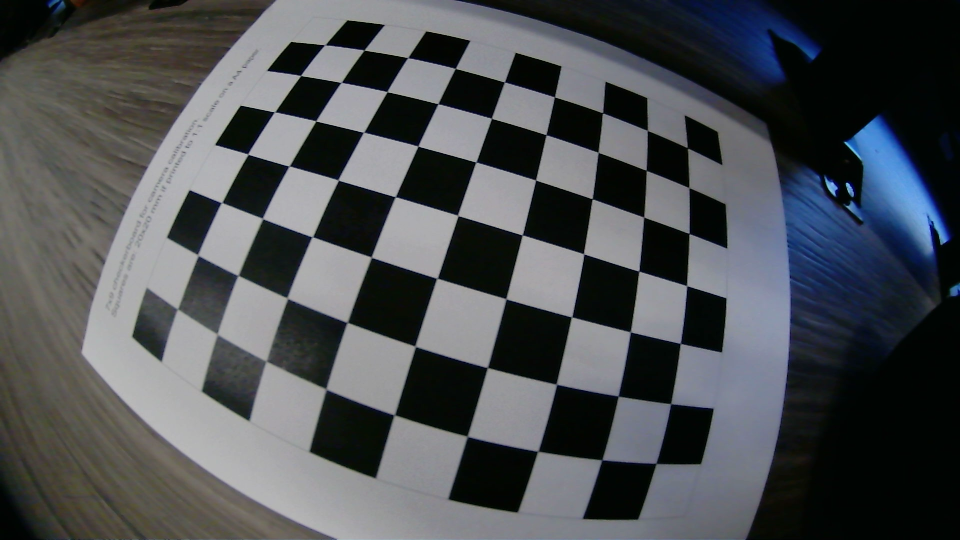
#> input picture camera_0/calib_imgs/0.png, 1920 x 1080 px (shown at 1/2 size); its folder holds only this picture in this run
$ python calib_mat.py
#> lines starting #> are read from the running program, lines starting #| are printed output that depends on the picture; after the words box and inside, x2 and y2 are one past the last pixel; in counts of white or black regions, pixels touching at a corner belong together; long printed decimals are rounded
import numpy as np
import cv2 as cv
import glob
import argparse

parser = argparse.ArgumentParser(description='Camera Calibration using Chessboard Patterns with Fisheye Model')
parser.add_argument('--camid', type=int, default=0, help='Camera ID for saving calibration results')
parser.add_argument('--imgsave', type=bool, default=False, help='Flag to save undistorted images')
args = parser.parse_args()

def combine_frames(frames, layout="horizontal"):
    valid_frames = [f for f in frames if f is not None]
    if not valid_frames:
        return None
    min_h = min(f.shape[0] for f in valid_frames)
    min_w = min(f.shape[1] for f in valid_frames)
    resized = [cv.resize(f, (min_w, min_h)) for f in valid_frames]
    return cv.hconcat(resized) if layout == "horizontal" else cv.vconcat(resized)

# termination criteria
criteria = (cv.TERM_CRITERIA_EPS + cv.TERM_CRITERIA_MAX_ITER, 30, 1e-6)

# Prepare object points — note: pattern size = (columns, rows) of INNER CORNERS
# If your checkerboard has 8x10 squares, you should use (7,9)
pattern_size = (7, 9)
square_size = 20.0  # mm

# object points in 3D
objp = np.zeros((np.prod(pattern_size), 1, 3), np.float32)
objp[:, 0, :2] = np.mgrid[0:pattern_size[0], 0:pattern_size[1]].T.reshape(-1, 2)
objp *= square_size

objpoints = []  # 3D points in real world
imgpoints = []  # 2D points in image plane

images = glob.glob(f"camera_{args.camid}/calib_imgs/*.png")

for fname in images:
    img = cv.imread(fname)
#> img is the input picture: shape (1080, 1920, 3); mean B, G, R 83, 79.8, 76.7
    gray = cv.cvtColor(img, cv.COLOR_BGR2GRAY)
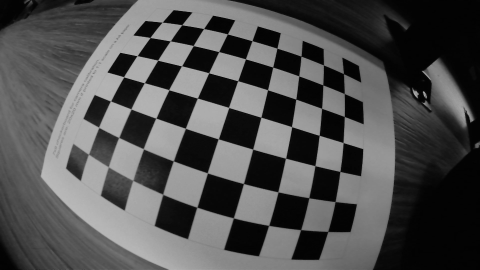
#> gray: shape (1080, 1920) (shown at 1/4 size); min 0, max 192, mean 79.3

    # Detect inner corners
    ret, corners = cv.findChessboardCorners(gray, pattern_size, None)
#> ret = True; corners = 63 rows, first 8: [355.5, 618.5], [396.3, 510.7], [442.5, 406], [496.4, 308.7], [547.5, 223.7], [601.4, 151.4], [650.5, 90], [434, 668]

    if ret:
        # Refine corner locations
        corners2 = cv.cornerSubPix(gray, corners, (11, 11), (-1, -1), criteria)
#> corners2 = 63 rows, first 8: [355.4, 618.4], [396.3, 510.4], [443.7, 405.5], [496.2, 308.6], [549.6, 224.2], [601.5, 151.5], [650.2, 90.23], [434.8, 668.5]
        imgpoints.append(corners2)
        objpoints.append(objp)

        cv.drawChessboardCorners(img, pattern_size, corners2, ret)
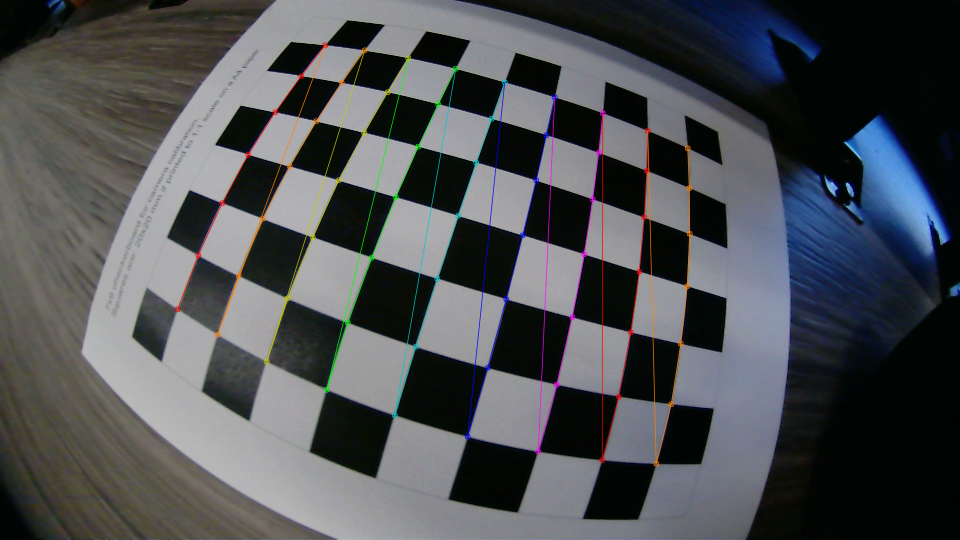
#> img: shape (1080, 1920, 3) (shown at 1/2 size); 1.81% of pixels changed, all inside (x1, y1, x2, y2) = (349, 84, 1386, 934)
        cv.imshow('Calib: ' + fname, img)
        cv.waitKey(0)

cv.destroyAllWindows()

# --- Correct fisheye calibration flags ---
flags = (cv.fisheye.CALIB_RECOMPUTE_EXTRINSIC +
         cv.fisheye.CALIB_FIX_SKEW)

# --- Perform fisheye calibration ---
rms, K, D, rvecs, tvecs = cv.fisheye.calibrate(
    objpoints,
    imgpoints,
    gray.shape[::-1],
    None,
    None,
    flags=flags,
    criteria=criteria
)
#> rms = 0.621; K = [[739, 0, 966.7], [0, 740.1, 464.6], [0, 0, 1]]; D = [-0.0669, 0.209, -0.427, 0.277]; rvecs = ([-0.252, -0.344, -1.26],); tvecs = ([-100, 25.19, 86.07],)

print("RMS:", rms)
#| RMS: 0.6215
print("Camera matrix K:\n", K)
#| Camera matrix K:
#|  [[739.046   0.         966.683 ]
#|  [  0.         740.116 464.619 ]
#|  [  0.           0.           1.        ]]
print("Distortion coefficients D:\n", D.ravel())
#| Distortion coefficients D:
#|  [-0.0669  0.2089 -0.4275  0.2767]

# --- Prepare undistortion maps ---
h, w = gray.shape[:2]
Knew = K.copy()
#> Knew = [[739, 0, 966.7], [0, 740.1, 464.6], [0, 0, 1]]
Knew[(0,1), (0,1)] = K[(0,1), (0,1)] * 0.8
map1, map2 = cv.fisheye.initUndistortRectifyMap(K, D, np.eye(3), Knew, (w,h), cv.CV_16SC2)
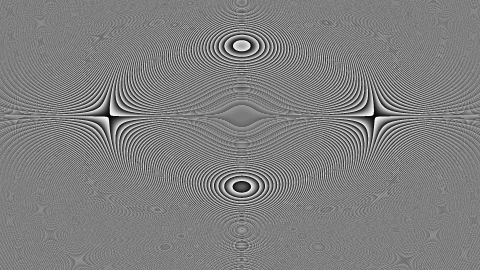
#> map2: shape (1080, 1920) uint16 (shown at 1/4 size); min 0, max 1023, mean 511.3; drawn with min black and max white

# --- Undistortion ---
for fname in images:
    img = cv.imread(fname)
    undistorted = cv.remap(img, map1, map2, cv.INTER_LINEAR)
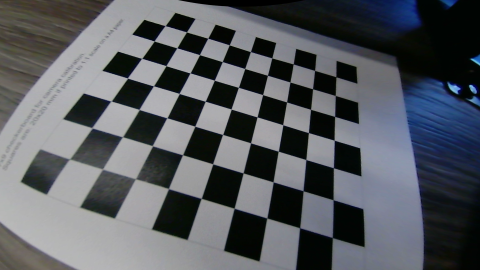
#> undistorted: shape (1080, 1920, 3) (shown at 1/4 size); mean B, G, R 96.4, 91.3, 87.9
    combined = combine_frames([img, undistorted])
#> in combine_frames, `valid_frames = [f for f in frames if f is not None]`: valid_frames = 2 items
#> in combine_frames, `min_h = min(f.shape[0] for f in valid_frames)`: min_h = 1080
#> in combine_frames, `min_w = min(f.shape[1] for f in valid_frames)`: min_w = 1920
#> in combine_frames, `resized = [cv.resize(f, (min_w, min_h)) for f in valid_frames]`: resized = 2 items
#> in combine_frames, `return cv.hconcat(resized) if layout == "horizontal" else cv.vconcat(r..`:
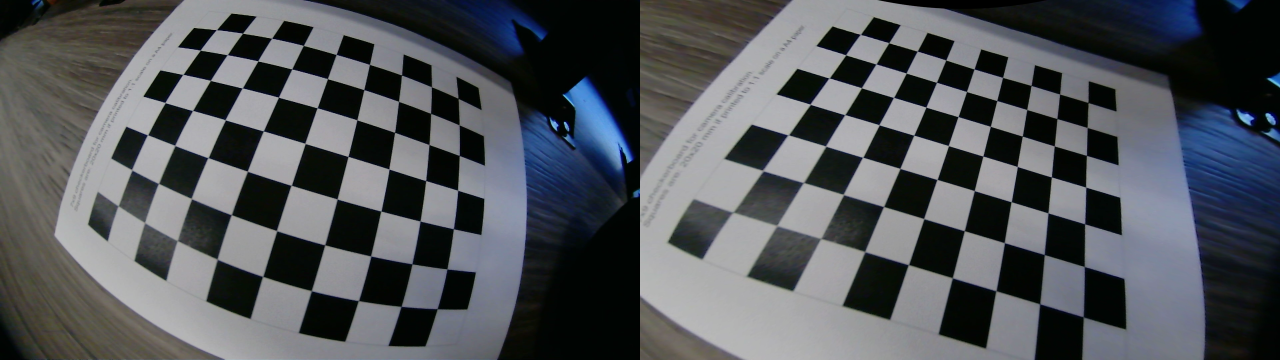
#> returned value: shape (1080, 3840, 3) (shown at 1/3 size); mean of channels 0, 1, 2 89.7, 85.5, 82.3; drawn as B, G, R
    cv.imshow(fname, combined)
    cv.waitKey(0)
    if args.imgsave:
        wname = fname.split('/')[-1]
        cv.imwrite(f"camera_{args.camid}/calib_results/{wname}", undistorted)

cv.destroyAllWindows()

# --- Compute mean reprojection error ---
mean_error = 0
for i in range(len(objpoints)):
    imgpoints2, _ = cv.fisheye.projectPoints(objpoints[i], rvecs[i], tvecs[i], K, D)
    error = cv.norm(imgpoints[i], imgpoints2, cv.NORM_L2) / len(imgpoints2)
    mean_error += error
#> this loop made 1 pass
#> (error, mean_error) on pass 1: (0.0783, 0.0783)
#> after the loop, mean_error = 0.0783
print("Total reprojection error:", mean_error / len(objpoints))
#| Total reprojection error: 0.0783

# --- Save calibration results ---
fs = cv.FileStorage(f"camera_{args.camid}/calibration.yaml", cv.FILE_STORAGE_WRITE)
fs.write("camera_matrix", K)
fs.write("dist_coeffs", D)
fs.write("image_width", w)
fs.write("image_height", h)
try:
    fs.write("Knew", Knew)
except NameError:
    pass # Knew not defined, skip
fs.release()
print(f"Calibration results saved to camera_{args.camid}/calibration.yaml")

$ run again, on camera_0/calib_imgs/12.png
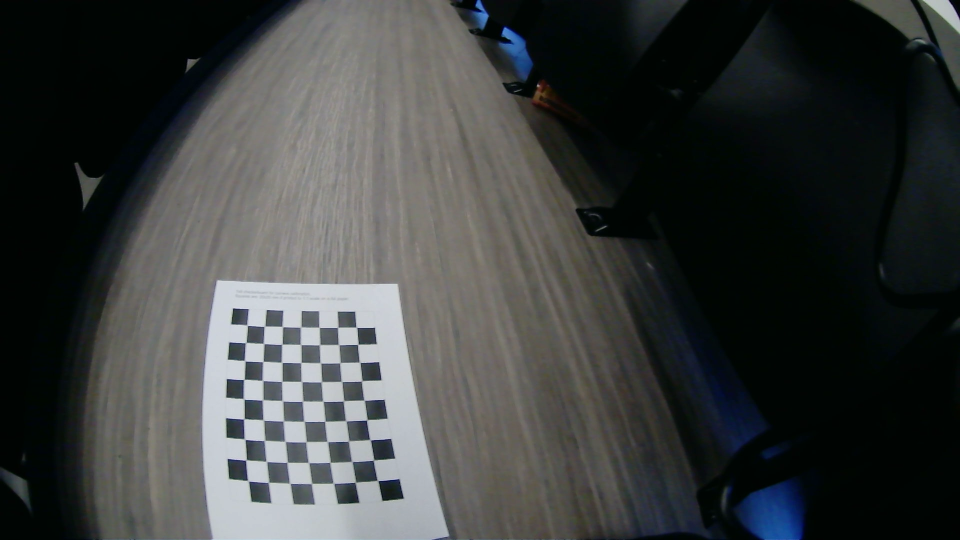
#> input picture camera_0/calib_imgs/12.png, 1920 x 1080 px (shown at 1/2 size)
#> img is the input picture: shape (1080, 1920, 3); mean B, G, R 61.9, 62.7, 59.8
#> ret = True; corners = 63 rows, first 8: [495.9, 651.7], [530, 653.5], [563.5, 652.8], [602, 655], [638.8, 654.9], [675.9, 654.7], [713.2, 654.8], [493.2, 684.5]
#> corners2 = 63 rows, first 8: [494.7, 650.7], [529.5, 653], [565.2, 653.5], [602, 654.5], [638.7, 655.1], [675.7, 655.2], [713.4, 655.1], [491.9, 685.7]
#> `cv.drawChessboardCorners(img, pattern_size, corners2, ret)`:
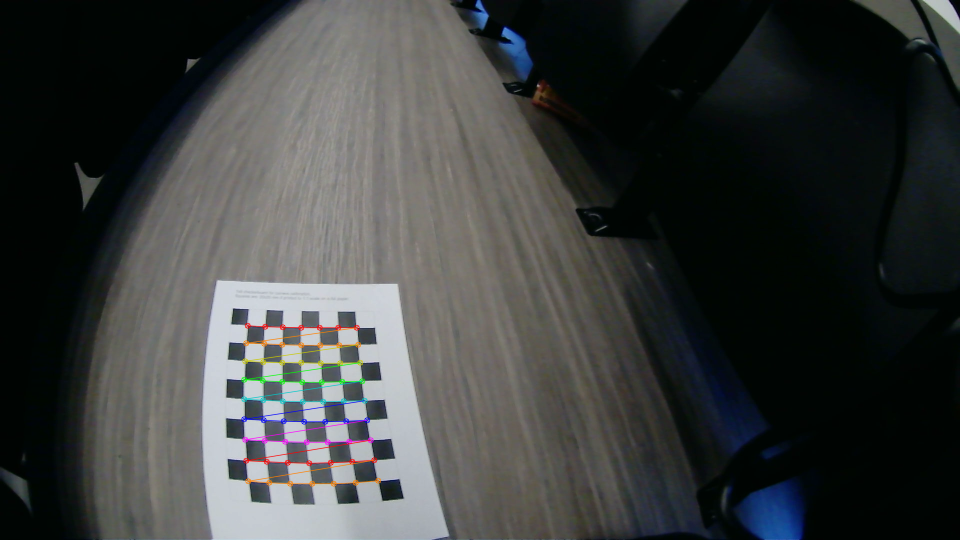
#> img: shape (1080, 1920, 3) (shown at 1/2 size); 0.82% of pixels changed, all inside (x1, y1, x2, y2) = (482, 645, 763, 974)
#> rms = 0.255; K = [[699, 0, 943.6], [0, 701.2, 484.1], [0, 0, 1]]; D = [0.0236, -0.131, 0.14, -0.0542]; rvecs = ([-0.717, -0.396, -0.116],); tvecs = ([-231.1, 85.63, 299.2],)
#| RMS: 0.2547
#| Camera matrix K:
#|  [[699.005   0.         943.602]
#|  [  0.         701.198 484.108]
#|  [  0.           0.           1.        ]]
#| Distortion coefficients D:
#|  [ 0.02365 -0.1315  0.14 -0.05421]
#> Knew = [[699, 0, 943.6], [0, 701.2, 484.1], [0, 0, 1]]
#> valid_frames = 2 items
#> min_h = 1080
#> min_w = 1920
#> resized = 2 items
#> in combine_frames, `return cv.hconcat(resized) if layout == "horizontal" else cv.vconcat(r..`:
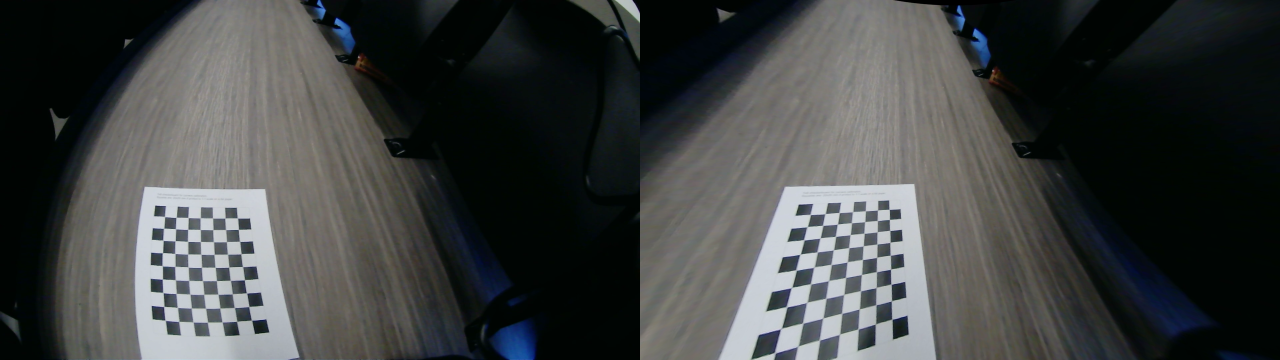
#> returned value: shape (1080, 3840, 3) (shown at 1/3 size); mean of channels 0, 1, 2 65.9, 66.6, 63.8; drawn as B, G, R
#> the loop `for i in range(len(objpoints)):` made 1 pass
#> (error, mean_error) on pass 1: (0.0321, 0.0321)
#> after the loop `for i in range(len(objpoints)):`: mean_error = 0.0321
#| Total reprojection error: 0.03208

$ run again, on camera_0/calib_imgs/13.png
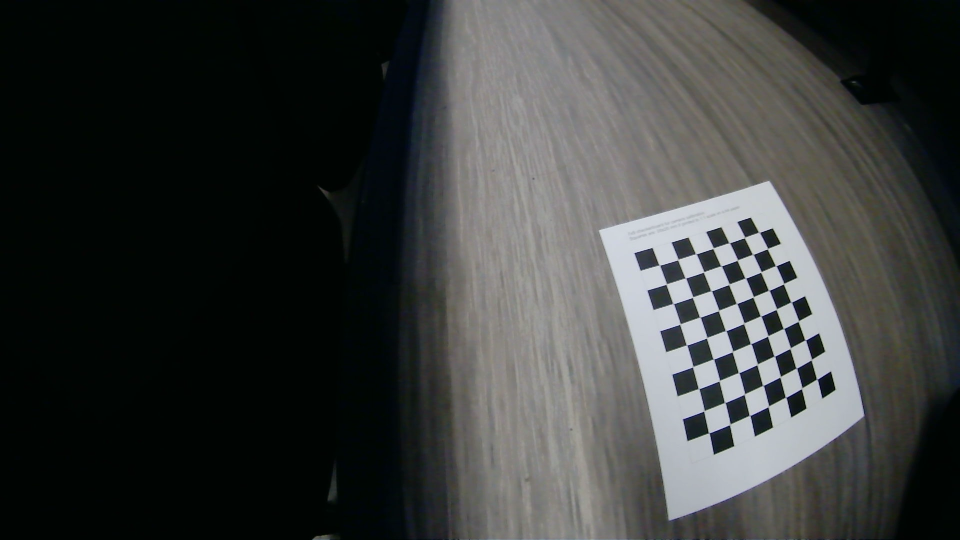
#> input picture camera_0/calib_imgs/13.png, 1920 x 1080 px (shown at 1/2 size)
#> img is the input picture: shape (1080, 1920, 3); mean B, G, R 59, 60.4, 57.9
#> ret = True; corners = 63 rows, first 8: [1321.5, 530.6], [1355, 520.8], [1393.8, 508], [1427.6, 495.2], [1458.4, 486.1], [1489, 476.7], [1518.5, 465], [1333.9, 567.2]
#> corners2 = 63 rows, first 8: [1319.3, 530.8], [1356.3, 519.5], [1392.3, 508], [1426.7, 496.6], [1459, 486.1], [1489.6, 475.4], [1518.7, 465.1], [1333.1, 568.4]
#> img: shape (1080, 1920, 3); 0.74% of pixels changed, all inside (x1, y1, x2, y2) = (1313, 459, 1641, 873)
#> rms = 344.4; K = [[338.7, 0, 1295.3], [0, 452.1, 597.1], [0, 0, 1]]; D = [0.704, -0.699, 0.466, -0.639]; rvecs = ([-7946.3, 15015.1, -14312.1],); tvecs = ([-299791.3, 94701.6, -134477],)
#| RMS: 344.430
#| Camera matrix K:
#|  [[3.38744297e+02 0.00000000e+00 1.29531179e+03]
#|  [0.00000000e+00 4.52125985e+02 5.97083307e+02]
#|  [0.00000000e+00 0.00000000e+00 1.00000000e+00]]
#| Distortion coefficients D:
#|  [ 0.7035 -0.6987  0.4657 -0.6386]
#> Knew = [[338.7, 0, 1295.3], [0, 452.1, 597.1], [0, 0, 1]]
#> `undistorted = cv.remap(img, map1, map2, cv.INTER_LINEAR)`:
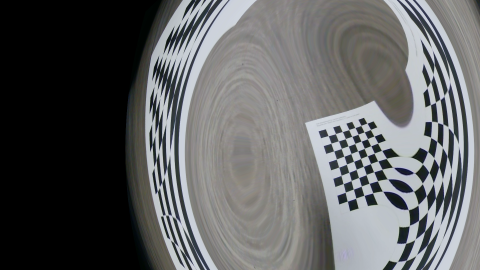
#> undistorted: shape (1080, 1920, 3) (shown at 1/4 size); mean B, G, R 97.3, 96.6, 95.6
#> valid_frames = 2 items
#> min_h = 1080
#> min_w = 1920
#> resized = 2 items
#> in combine_frames, `return cv.hconcat(resized) if layout == "horizontal" else cv.vconcat(r..`:
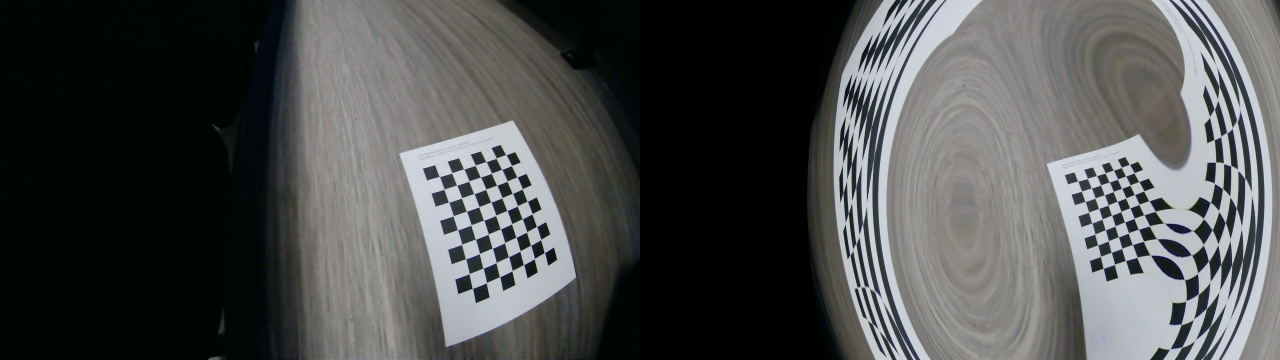
#> returned value: shape (1080, 3840, 3) (shown at 1/3 size); mean of channels 0, 1, 2 78.1, 78.5, 76.7; drawn as B, G, R
#> the loop `for i in range(len(objpoints)):` made 1 pass
#> (error, mean_error) on pass 1: (43.39, 43.39)
#> after the loop `for i in range(len(objpoints)):`: mean_error = 43.39
#| Total reprojection error: 43.394
